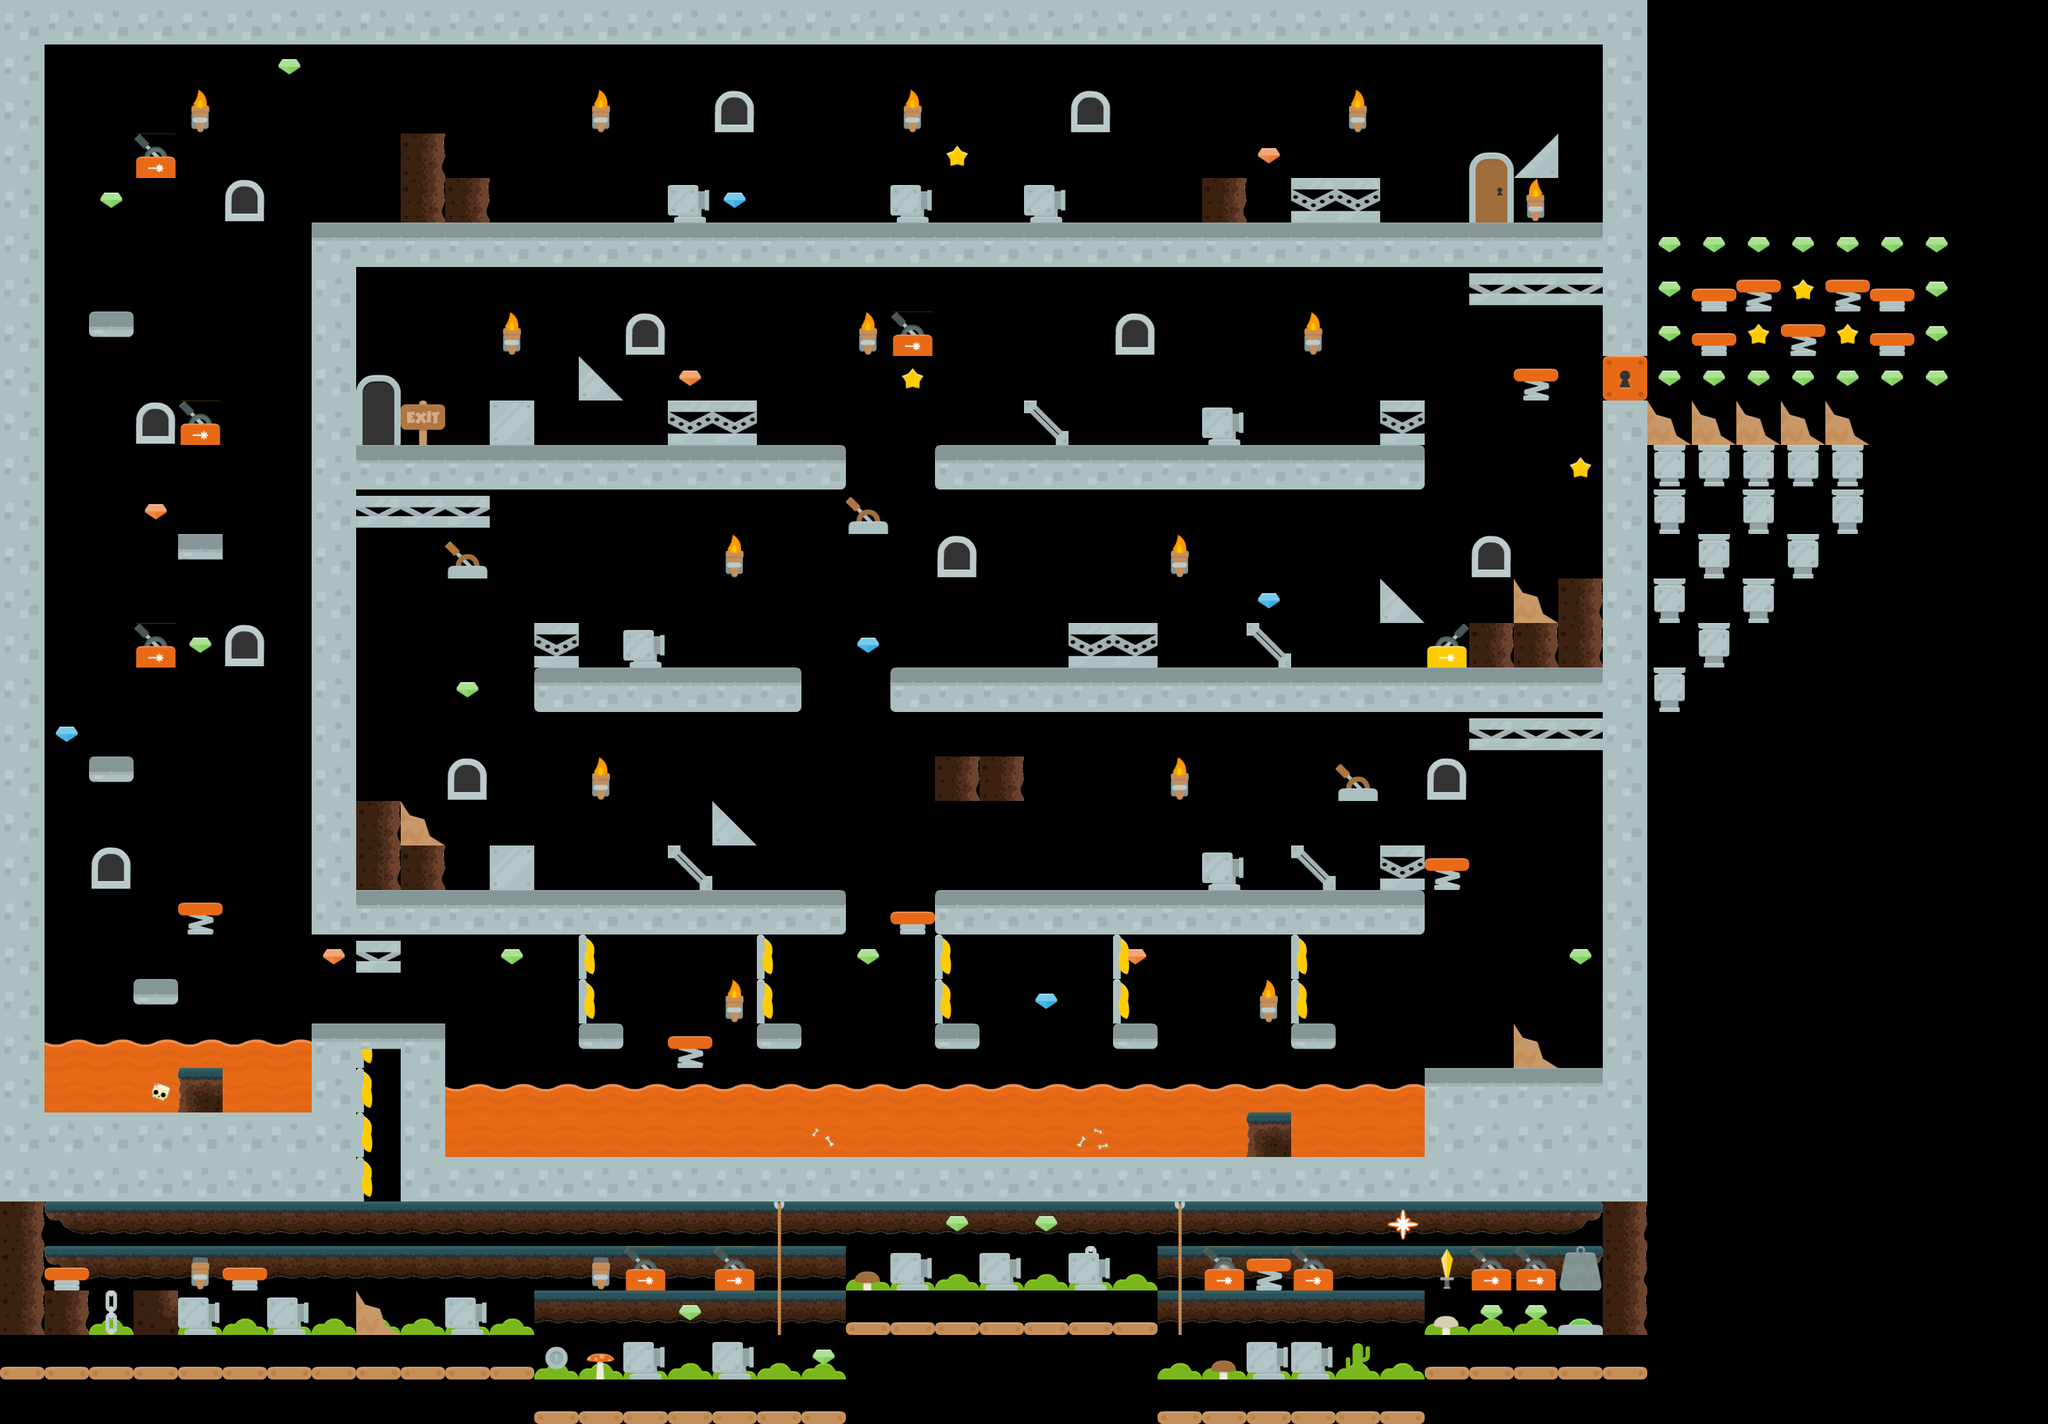

Tiled map render using the project's own tile images. Description and the map definition, with tile-layer contents summarised, below:
An orthogonal 46x32 tile map with 64x64 px tiles, 5 tile layers (backUnderground, back, blocs, game, ...) and 39 objects.

<map version="1.0" orientation="orthogonal" renderorder="left-up" width="46" height="32" tilewidth="64" tileheight="64" nextobjectid="252">
 <tileset firstgid="1" name="world-spritesheet" tilewidth="64" tileheight="64" tilecount="680" columns="8">
  <image source="tilesmap.png" width="512" height="5440" />
  <tile id="25">
   <properties>
    <property name="bloc" type="bool" value="true" />
    <property name="x" type="int" value="100" />
   </properties>
  </tile>
  <tile id="27">
   <properties>
    <property name="bloc" type="bool" value="true" />
    <property name="fallingTime" type="int" value="2000" />
    <property name="x" type="int" value="100" />
   </properties>
  </tile>
  <tile id="56">
   <properties>
    <property name="end" type="bool" value="true" />
   </properties>
  </tile>
  <tile id="57">
   <properties>
    <property name="end" type="bool" value="true" />
   </properties>
  </tile>
  <tile id="88">
   <properties>
    <property name="bloc" type="bool" value="true" />
    <property name="lock" value="red" />
   </properties>
  </tile>
  <tile id="153">
   <properties>
    <property name="start" type="bool" value="true" />
   </properties>
  </tile>
  <tile id="540">
   <properties>
    <property name="points" type="int" value="1" />
   </properties>
  </tile>
  <tile id="541">
   <properties>
    <property name="points" type="int" value="10" />
   </properties>
  </tile>
  <tile id="542">
   <properties>
    <property name="points" type="int" value="5" />
   </properties>
  </tile>
  <tile id="556">
   <properties>
    <property name="points" type="int" value="100" />
   </properties>
  </tile>
  <tile id="557">
   <properties>
    <property name="points" type="int" value="100" />
   </properties>
  </tile>
  <tile id="558">
   <properties>
    <property name="points" type="int" value="100" />
   </properties>
  </tile>
  <tile id="559">
   <properties>
    <property name="points" type="int" value="100" />
   </properties>
  </tile>
  <tile id="562">
   <properties>
    <property name="key" value="red" />
   </properties>
  </tile>
  <tile id="598">
   <properties>
    <property name="enemy" type="bool" value="true" />
    <property name="sprite" value="spider" />
   </properties>
  </tile>
  <tile id="603">
   <properties>
    <property name="enemy" type="bool" value="true" />
    <property name="sprite" value="bat" />
   </properties>
  </tile>
  <tile id="606">
   <properties>
    <property name="angularVelocity" type="int" value="720" />
    <property name="bulletSpeed" type="int" value="300" />
    <property name="fireAngle" value="left" />
    <property name="fireRate" type="int" value="3000" />
   </properties>
  </tile>
  <tile id="613">
   <properties>
    <property name="angularVelocity" type="int" value="720" />
    <property name="bulletSpeed" type="int" value="300" />
    <property name="fireAngle" value="right" />
    <property name="fireRate" type="int" value="3000" />
   </properties>
  </tile>
  <tile id="623">
   <properties>
    <property name="angularVelocity" type="int" value="720" />
    <property name="bulletSpeed" type="int" value="300" />
    <property name="fireAngle" value="up" />
    <property name="fireRate" type="int" value="3000" />
    <property name="gravity" type="int" value="200" />
    <property name="sprite" value="bullet-fire" />
   </properties>
  </tile>
  <tile id="651">
   <properties>
    <property name="life" type="bool" value="true" />
   </properties>
  </tile>
 </tileset>
 <layer name="backUnderground" width="46" height="32">
  <data>[1472 cells, 111 non-empty, 5 distinct tile ids]</data>
 </layer>
 <layer name="back" width="46" height="32">
  <data>[1472 cells, 125 non-empty, 28 distinct tile ids]</data>
 </layer>
 <layer name="blocs" width="46" height="32">
  <properties>
   <property name="collides" type="bool" value="true" />
  </properties>
  <data>[1472 cells, 337 non-empty, 13 distinct tile ids]</data>
 </layer>
 <layer name="game" width="46" height="32">
  <data>[1472 cells, 100 non-empty, 15 distinct tile ids]</data>
 </layer>
 <layer name="front" width="46" height="32">
  <data>[1472 cells, 41 non-empty, 9 distinct tile ids]</data>
 </layer>
 <objectgroup color="#ffff00" name="stairCollision" />
 <objectgroup color="#55ff00" name="playerCollision">
  <object id="223" x="1644" y="1862.67" width="17.3333" height="140" />
  <object id="225" x="1220.67" y="1862" width="17.3333" height="140" />
  <object id="226" x="748.667" y="1922" width="17.3333" height="78.6667" />
  <object id="227" x="2052.67" y="1920.67" width="17.3333" height="78.6667" />
  <object id="250" x="1856" y="1244" width="64" height="35" />
 </objectgroup>
 <objectgroup color="#aa0000" name="gameCollision">
  <object id="195" x="112" y="159.758" width="12.1212" height="1331.15" />
  <object id="196" x="384.848" y="169.758" width="12.1212" height="1321.15" />
  <object id="228" x="834" y="895" width="22" height="64" />
  <object id="229" x="1129" y="895" width="22" height="64" />
  <object id="230" x="1461" y="1215" width="22" height="64" />
  <object id="231" x="1820" y="1214" width="22" height="64" />
  <object id="232" x="1544" y="574" width="22" height="64" />
  <object id="233" x="1955" y="574" width="22" height="64" />
  <object id="234" x="1385" y="447" width="22" height="64" />
  <object id="235" x="1159" y="445.667" width="22" height="64" />
  <object id="236" x="895" y="255" width="22" height="64" />
  <object id="237" x="1601" y="255" width="22" height="64" />
  <object id="238" x="135" y="1856" width="22" height="64" />
  <object id="239" x="723" y="1856" width="22" height="64" />
  <object id="240" x="749" y="1919" width="22" height="64" />
  <object id="241" x="1205" y="1920" width="22" height="64" />
  <object id="242" x="812" y="1790" width="22" height="64" />
  <object id="244" x="1638" y="1791" width="22" height="64" />
  <object id="245" x="1213" y="1792" width="22" height="64" />
  <object id="246" x="1648" y="1922" width="22" height="64" />
  <object id="247" x="2040" y="1919" width="22" height="64" />
  <object id="248" x="2036" y="1794" width="22" height="64" />
  <object id="249" x="2281" y="1794" width="22" height="64" />
 </objectgroup>
 <objectgroup color="#55aaff" name="deathCollision">
  <object id="186" x="2114.36" y="384" width="187.636" height="28" />
  <object id="187" x="2114.36" y="1026" width="187.636" height="28" />
  <object id="188" x="960.485" y="608" width="124" height="28" />
  <object id="189" x="516" y="1346" width="58" height="26" />
  <object id="191" x="513.758" y="707.212" width="181.576" height="28" />
  <object id="192" x="1538" y="928.667" width="124" height="28" />
  <object id="193" x="1858" y="291.333" width="124" height="28" />
  <object id="197" x="1986.55" y="1252.48" width="54.5455" height="24.2424" />
  <object id="198" x="772.364" y="932.364" width="54.5455" height="24.2424" />
  <object id="199" x="1988.85" y="613.091" width="54.5455" height="24.2424" />
  <object id="224" x="2686.67" y="709.333" width="257.333" height="21.3333" />
 </objectgroup>
</map>